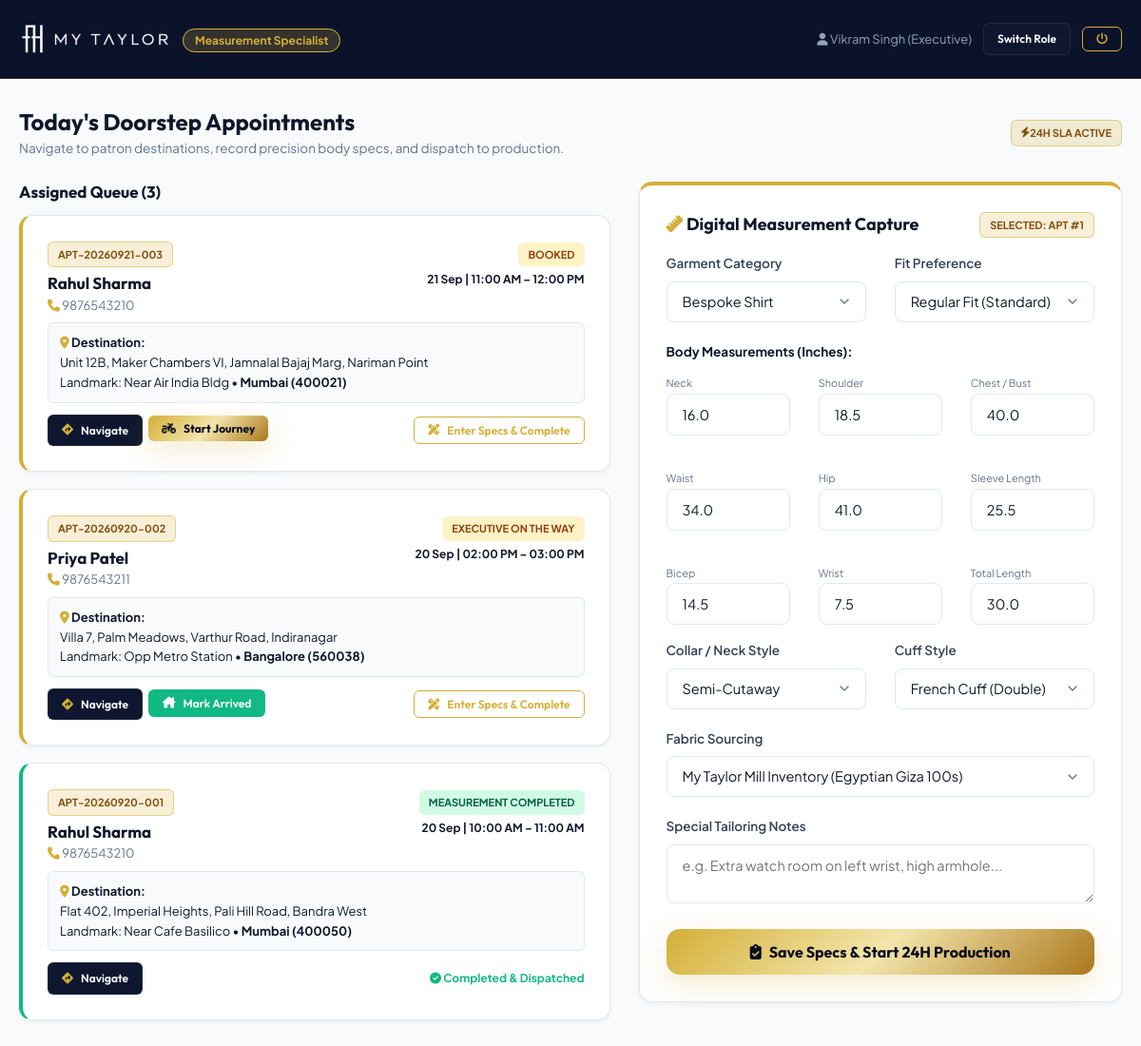
The app's page /portal/executive.php with its own data.
### tables this page shows
CREATE TABLE IF NOT EXISTS `users` (
  `id` INT AUTO_INCREMENT PRIMARY KEY,
  `name` VARCHAR(120) NOT NULL,
  `email` VARCHAR(150) NOT NULL UNIQUE,
  `mobile` VARCHAR(20) NOT NULL UNIQUE,
  `password_hash` VARCHAR(255) NOT NULL,
  `role` ENUM('customer', 'measurement_executive', 'cutting_staff', 'tailor', 'qc_staff', 'packing_staff', 'delivery_executive', 'admin') NOT NULL DEFAULT 'customer',
  `status` ENUM('active', 'inactive', 'suspended') DEFAULT 'active',
  `gender` ENUM('male', 'female', 'other') DEFAULT NULL,
  `profile_image` VARCHAR(255) DEFAULT NULL,
  `created_at` TIMESTAMP DEFAULT CURRENT_TIMESTAMP,
  `updated_at` TIMESTAMP DEFAULT CURRENT_TIMESTAMP ON UPDATE CURRENT_TIMESTAMP
);

CREATE TABLE IF NOT EXISTS `appointments` (
  `id` INT AUTO_INCREMENT PRIMARY KEY,
  `appointment_code` VARCHAR(50) NOT NULL UNIQUE,  
  `customer_id` INT NOT NULL,
  `service_id` INT NOT NULL,
  `address_id` INT NOT NULL,
  `executive_id` INT DEFAULT NULL,  
  `appointment_date` DATE NOT NULL,
  `time_slot` VARCHAR(50) NOT NULL,  
  `status` ENUM('BOOKED', 'EXECUTIVE_ASSIGNED', 'EXECUTIVE_ON_THE_WAY', 'EXECUTIVE_ARRIVED', 'MEASUREMENT_STARTED', 'MEASUREMENT_COMPLETED', 'CANCELLED', 'RESCHEDULED', 'NO_SHOW') NOT NULL DEFAULT 'BOOKED',
  `notes` TEXT DEFAULT NULL,
  `delivery_preference` ENUM('24H_EXPRESS', 'STANDARD') DEFAULT '24H_EXPRESS',
  `completed_at` DATETIME DEFAULT NULL,
  `created_at` TIMESTAMP DEFAULT CURRENT_TIMESTAMP,
  FOREIGN KEY (`customer_id`) REFERENCES `users`(`id`) ON DELETE RESTRICT,
  `created_at_idx` TIMESTAMP DEFAULT CURRENT_TIMESTAMP
);

CREATE TABLE IF NOT EXISTS `addresses` (
  `id` INT AUTO_INCREMENT PRIMARY KEY,
  `user_id` INT NOT NULL,
  `title` VARCHAR(50) DEFAULT 'Home',  
  `house_no` VARCHAR(100) NOT NULL,
  `building` VARCHAR(150) DEFAULT NULL,
  `street` VARCHAR(150) NOT NULL,
  `area` VARCHAR(150) NOT NULL,
  `landmark` VARCHAR(150) DEFAULT NULL,
  `city` VARCHAR(100) NOT NULL DEFAULT 'Mumbai',
  `state` VARCHAR(100) NOT NULL DEFAULT 'Maharashtra',
  `pincode` VARCHAR(10) NOT NULL,
  `latitude` DECIMAL(10, 8) DEFAULT NULL,
  `longitude` DECIMAL(11, 8) DEFAULT NULL,
  `is_default` TINYINT(1) DEFAULT 0,
  `created_at` TIMESTAMP DEFAULT CURRENT_TIMESTAMP,
  FOREIGN KEY (`user_id`) REFERENCES `users`(`id`) ON DELETE CASCADE
);

### includes/auth.php (called while the page is built, shortened)
<?php
require_once __DIR__ . '/../config/config.php';
function getCurrentUser() {
    if (isset($_SESSION['myt_user_id'])) {
        return [
            'id'     => $_SESSION['myt_user_id'],
            'name'   => $_SESSION['myt_user_name'] ?? 'User',
            'email'  => $_SESSION['myt_user_email'] ?? '',
            'mobile' => $_SESSION['myt_user_mobile'] ?? '',
            'role'   => $_SESSION['myt_user_role'] ?? 'customer'
        ];
    }
    return null;
}

### config/config.php (called while the page is built, shortened)
<?php
function e($str) {
    return htmlspecialchars((string)$str, ENT_QUOTES, 'UTF-8');
}

### portal/executive.php (the view, shortened to what this page needs)
<?php
require_once __DIR__ . '/../config/config.php';
require_once __DIR__ . '/../includes/auth.php';
$pdo = getDbConnection();
$currentUser = getCurrentUser();
if (!$currentUser || !in_array($currentUser['role'], ['measurement_executive', 'admin'])) {
    $demo = $pdo->query("SELECT * FROM `users` WHERE `role` = 'measurement_executive' LIMIT 1")->fetch();
    $currentUser = getCurrentUser();
}
$apts = $pdo->query("
  SELECT a.*, s.name as service_name, s.category as service_category,
         u.name as customer_name, u.mobile as customer_mobile,
         addr.house_no, addr.building, addr.street, addr.area, addr.landmark, addr.city, addr.pincode, addr.latitude, addr.longitude
  FROM `appointments` a
  JOIN `services` s ON a.service_id = s.id
  JOIN `users` u ON a.customer_id = u.id
  JOIN `addresses` addr ON a.address_id = addr.id
  ORDER BY a.appointment_date DESC, a.id DESC
")->fetchAll();
?>
<!DOCTYPE html>
<html lang="en">
<head>
  <link rel="stylesheet" href="https://cdnjs.cloudflare.com/ajax/libs/font-awesome/6.4.2/css/all.min.css">
  <link rel="stylesheet" href="<?= APP_URL ?>/assets/css/style.css">
</head>
<body style="background:#F8FAFC;">
<div class="portal-header">
  <div class="container portal-nav">
    <div style="display:flex; align-items:center; gap:12px;">
      <img src="<?= APP_URL ?>/logo-white.png" alt="MY TAYLOR Logo" style="height:42px; width:auto; max-width:160px; object-fit:contain;" onerror="this.src='<?= APP_URL ?>/logo-tight.png'">
      <div>
        <span class="portal-role-tag" style="margin-top:2px;">Measurement Specialist</span>
      </div>
    </div>
    <div style="display:flex; align-items:center; gap:12px;">
      <span style="font-size:13px; color:var(--text-light-muted);"><i class="fa-solid fa-user"></i> <?= e($currentUser['name']) ?></span>
      <a href="<?= APP_URL ?>/portal/login.php" class="btn btn-dark btn-sm">Switch Role</a>
      <a href="<?= APP_URL ?>/logout.php" class="btn btn-gold-outline btn-sm"><i class="fa-solid fa-power-off"></i></a>
    </div>
  </div>
</div>
<div class="container" style="padding: 30px 20px 80px;">
  <div style="display:flex; justify-content:space-between; align-items:center; margin-bottom:24px;">
    <div>
      <h1 style="font-size:24px; color:#0F172A; margin:0;">Today's Doorstep Appointments</h1>
      <p style="font-size:13.5px; color:var(--text-muted); margin:2px 0 0;">Navigate to patron destinations, record precision body specs, and dispatch to production.</p>
    </div>
    <span class="badge-status badge-gold"><i class="fa-solid fa-bolt"></i> 24H SLA Active</span>
  </div>
  <div class="grid-2" style="grid-template-columns: 1.1fr 0.9fr; gap:30px;">
    <div>
      <h3 style="font-size:17px; margin-bottom:14px; color:#0F172A;">Assigned Queue (<?= count($apts) ?>)</h3>
      <?php foreach ($apts as $apt): ?>
        <div class="card" style="margin-bottom:18px; border-left:4px solid <?= $apt['status'] === 'MEASUREMENT_COMPLETED' ? 'var(--accent-emerald)' : 'var(--gold-primary)' ?>;">
          <div style="display:flex; justify-content:space-between; align-items:flex-start; margin-bottom:8px;">
            <div>
              <span class="badge-status badge-gold"><?= e($apt['appointment_code']) ?></span>
              <h4 style="font-size:17px; color:#0F172A; margin:6px 0 2px;"><?= e($apt['customer_name']) ?></h4>
              <p style="font-size:13px; color:var(--text-muted); margin:0;">
                <i class="fa-solid fa-phone text-gold"></i> <?= e($apt['customer_mobile']) ?>
              </p>
            </div>
            <div style="text-align:right;">
              <span class="badge-status <?= $apt['status'] === 'MEASUREMENT_COMPLETED' ? 'badge-emerald' : 'badge-amber' ?>">
                <?= str_replace('_', ' ', $apt['status']) ?>
              </span>
              <div style="font-size:12px; font-weight:700; color:#0F172A; margin-top:4px;">
                <?= date('d M', strtotime($apt['appointment_date'])) ?> | <?= e($apt['time_slot']) ?>
              </div>
            </div>
          </div>
          <div style="background:#F8FAFC; border:1px solid #E2E8F0; padding:10px 12px; border-radius:6px; font-size:13px; margin-bottom:12px;">
            <strong><i class="fa-solid fa-location-dot text-gold"></i> Destination:</strong><br>
            <?= e($apt['house_no']) ?>, <?= e($apt['building']) ?>, <?= e($apt['street']) ?>, <?= e($apt['area']) ?><br>
            Landmark: <?= e($apt['landmark'] ?: 'N/A') ?> • <strong><?= e($apt['city']) ?> (<?= e($apt['pincode']) ?>)</strong>
          </div>
          <div style="display:flex; justify-content:space-between; align-items:center; flex-wrap:wrap; gap:8px;">
            <div style="display:flex; gap:6px;">
              <a href="https://maps.google.com/?q=<?= urlencode($apt['street'] . ', ' . $apt['area'] . ', ' . $apt['city']) ?>" target="_blank" class="btn btn-dark btn-sm">
                <i class="fa-solid fa-diamond-turn-right text-gold"></i> Navigate
              </a>
              <?php if ($apt['status'] === 'BOOKED'): ?>
                <form action="" method="POST" style="display:inline;">
                  <button type="submit" class="btn btn-gold btn-sm"><i class="fa-solid fa-motorcycle"></i> Start Journey</button>
                </form>
              <?php elseif ($apt['status'] === 'EXECUTIVE_ON_THE_WAY'): ?>
                <form action="" method="POST" style="display:inline;">
                  <button type="submit" class="btn btn-emerald btn-sm"><i class="fa-solid fa-house-chimney"></i> Mark Arrived</button>
                </form>
              <?php endif; ?>
            </div>
            <?php if ($apt['status'] !== 'MEASUREMENT_COMPLETED'): ?>
              <button type="button" class="btn btn-gold-outline btn-sm" onclick="selectForMeasurement(<?= $apt['id'] ?>, '<?= e($apt['customer_name']) ?>', '<?= e($apt['service_name']) ?>')">
                <i class="fa-solid fa-pen-ruler"></i> Enter Specs & Complete
              </button>
            <?php else: ?>
              <span style="font-size:12px; color:var(--accent-emerald); font-weight:700;"><i class="fa-solid fa-circle-check"></i> Completed & Dispatched</span>
            <?php endif; ?>
          </div>
        </div>
      <?php endforeach; ?>
    </div>
    <div>
      <div class="card" style="padding:28px; border-top:4px solid var(--gold-primary); position:sticky; top:80px;">
        <div style="display:flex; justify-content:space-between; align-items:center; margin-bottom:16px;">
          <h3 style="font-size:18px; margin:0; color:#0F172A;"><i class="fa-solid fa-ruler text-gold"></i> Digital Measurement Capture</h3>
          <span class="badge-status badge-gold" id="selected-patron-badge">Selected: APT #1</span>
        </div>
        <form action="" method="POST">
          <div class="grid-2">
            <div class="form-group">
              <label class="form-label">Garment Category</label>
              <select name="garment_type" class="form-control form-select" id="garment-type-select">
                <option value="Shirt">Bespoke Shirt</option>
              </select>
            </div>
            <div class="form-group">
              <label class="form-label">Fit Preference</label>
              <select name="fit_preference" class="form-control form-select">
                <option value="Regular Fit" selected>Regular Fit (Standard)</option>
              </select>
            </div>
          </div>
          <label class="form-label" style="font-weight:700; color:#0F172A;">Body Measurements (Inches):</label>
          <div class="grid-3" style="margin-bottom:16px;">
            <div>
              <label style="font-size:11px; color:#64748B;">Neck</label>
              <input type="number" step="0.25" name="m_neck" class="form-control" value="16.0" required>
            </div>
            <div>
              <label style="font-size:11px; color:#64748B;">Shoulder</label>
              <input type="number" step="0.25" name="m_shoulder" class="form-control" value="18.5" required>
            </div>
            <div>
              <label style="font-size:11px; color:#64748B;">Chest / Bust</label>
              <input type="number" step="0.25" name="m_chest" class="form-control" value="40.0" required>
            </div>
            <div>
              <label style="font-size:11px; color:#64748B;">Waist</label>
              <input type="number" step="0.25" name="m_waist" class="form-control" value="34.0" required>
            </div>
            <div>
              <label style="font-size:11px; color:#64748B;">Hip</label>
              <input type="number" step="0.25" name="m_hip" class="form-control" value="41.0" required>
            </div>
            <div>
              <label style="font-size:11px; color:#64748B;">Sleeve Length</label>
              <input type="number" step="0.25" name="m_sleeve_length" class="form-control" value="25.5" required>
            </div>
            <div>
              <label style="font-size:11px; color:#64748B;">Bicep</label>
              <input type="number" step="0.25" name="m_bicep" class="form-control" value="14.5">
            </div>
            <div>
              <label style="font-size:11px; color:#64748B;">Wrist</label>
              <input type="number" step="0.25" name="m_wrist" class="form-control" value="7.5">
            </div>
            <div>
              <label style="font-size:11px; color:#64748B;">Total Length</label>
              <input type="number" step="0.25" name="m_shirt_length" class="form-control" value="30.0" required>
            </div>
          </div>
          <div class="grid-2">
            <div class="form-group">
              <label class="form-label">Collar / Neck Style</label>
              <select name="design_collar" class="form-control form-select">
                <option value="Semi-Cutaway">Semi-Cutaway</option>
              </select>
            </div>
            <div class="form-group">
              <label class="form-label">Cuff Style</label>
              <select name="design_cuff" class="form-control form-select">
                <option value="French Cuff (Double)">French Cuff (Double)</option>
              </select>
            </div>
          </div>
          <div class="form-group">
            <label class="form-label">Fabric Sourcing</label>
            <select name="fabric_source" class="form-control form-select">
              <option value="MY_TAYLOR_FABRIC">My Taylor Mill Inventory (Egyptian Giza 100s)</option>
            </select>
          </div>
          <div class="form-group">
            <label class="form-label">Special Tailoring Notes</label>
            <textarea name="measurement_notes" rows="2" class="form-control" placeholder="e.g. Extra watch room on left wrist, high armhole..."></textarea>
          </div>
          <button type="submit" class="btn btn-gold btn-block btn-lg">
            <i class="fa-solid fa-clipboard-check"></i> Save Specs & Start 24H Production
          </button>
        </form>
      </div>
    </div>
  </div>
</div>
</body>
</html>

### records on screen
users: name "Vikram Singh (Executive)"
appointments: appointment_code "APT-20260921-003", customer.name "Rahul Sharma", customer.mobile "9876543210", status "BOOKED", appointment_date "21 Sep", time_slot "11:00 AM – 12:00 PM", address.house_no "Unit 12B", address.building "Maker Chambers VI", address.street "Jamnalal Bajaj Marg", address.area "Nariman Point", address.landmark "Near Air India Bldg", address.city "Mumbai", address.pincode "400021"
appointments: appointment_code "APT-20260920-002", customer.name "Priya Patel", customer.mobile "9876543211", status "EXECUTIVE ON THE WAY", appointment_date "20 Sep", time_slot "02:00 PM – 03:00 PM", address.house_no "Villa 7", address.building "Palm Meadows", address.street "Varthur Road", address.area "Indiranagar", address.landmark "Opp Metro Station", address.city "Bangalore", address.pincode "560038"
appointments: appointment_code "APT-20260920-001", customer.name "Rahul Sharma", customer.mobile "9876543210", status "MEASUREMENT COMPLETED", appointment_date "20 Sep", time_slot "10:00 AM – 11:00 AM", address.house_no "Flat 402", address.building "Imperial Heights", address.street "Pali Hill Road", address.area "Bandra West", address.landmark "Near Cafe Basilico", address.city "Mumbai", address.pincode "400050", shows "Completed & Dispatched"

### other values on screen
count($apts) "3"
